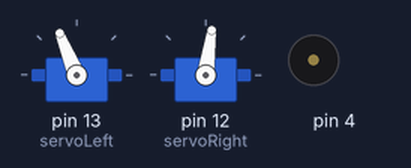
The sketch below on a simulated Arduino Uno, built with avr-gcc and run on an emulated ATmega328P. On the bench: 2 × servo, buzzer (waves = sounding).

Above: at 1.05 s.
At 3.55 s:
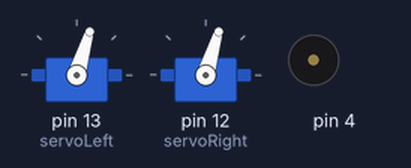
At 4.1 s:
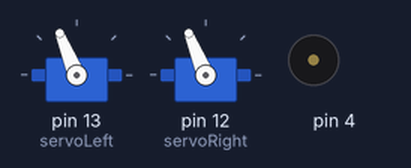
At 6.1 s:
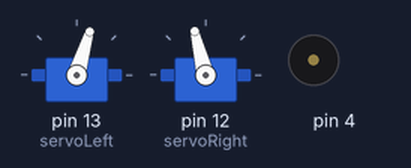
Timing chart, 0 to 6.9 s (numbered marks = the images above):
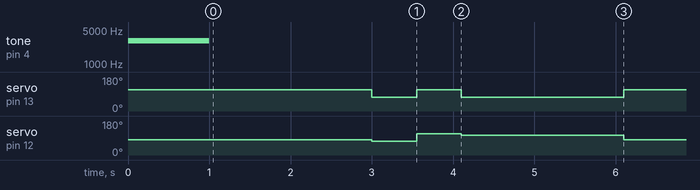

The sketch:

MovementsFunctionsLoop.ino
```cpp
// Robotics with the BOE Shield - MovementsWithSimpleFunctions
// Move forward, left, right, then backward for testing and tuning.
// Adjusted settings based on tuning to gizgig - minor adj for precision

#include <Servo.h>                           // Include servo library

Servo servoLeft;                             // Declare left and right servos
Servo servoRight;

void setup()                                 // Built-in initialization block
{
  tone(4, 3000, 1000);                       // Play tone for 1 second
  delay(1000);                               // Delay to finish tone

  servoLeft.attach(13);                      // Attach left signal to pin 13
  servoRight.attach(12);                     // Attach right signal to pin 12

//  disableServos();                           // Stay still indefinitely
}

void loop()                                  // Main loop auto-repeats
{
  forward(2000);                             // Go forward for 2 seconds
  turnLeft(550);                             // Turn left for 0.55 seconds
  turnRight(550);                            // Turn right for 0.55 seconds
  backward(2000);                            // go backward for 2 seconds

}

void forward(int time)                       // Forward function
{
  servoLeft.writeMicroseconds(1700);         // Left wheel counterclockwise
  servoRight.writeMicroseconds(1385);        // Right wheel clockwise
  delay(time);                               // Maneuver for time ms
}

void turnLeft(int time)                      // Left turn function
{
  servoLeft.writeMicroseconds(1300);         // Left wheel clockwise
  servoRight.writeMicroseconds(1300);        // Right wheel clockwise
  delay(time);                               // Maneuver for time ms
}

void turnRight(int time)                     // Right turn function
{
  servoLeft.writeMicroseconds(1700);         // Left wheel counterclockwise
  servoRight.writeMicroseconds(1700);        // Right wheel counterclockwise
  delay(time);                               // Maneuver for time ms
}

void backward(int time)                      // Backward function
{
  servoLeft.writeMicroseconds(1300);         // Left wheel clockwise
  servoRight.writeMicroseconds(1615);        // Right wheel counterclockwise
  delay(time);                               // Maneuver for time ms
}

void disableServos()                         // Halt servo signals
{
  servoLeft.detach();                        // Stop sending servo signals
  servoRight.detach();
}
```

Measured:
- by itself, servo on pin 13 (servoLeft): repeats every 5.1 s: 112° 0.55 s, 73° 2.0 s, 112° 2.0 s, 73° 0.55 s
- by itself, servo on pin 12 (servoRight): repeats every 5.1 s: 112° 0.55 s, 104° 2.0 s, 82° 2.0 s, 73° 0.55 s
